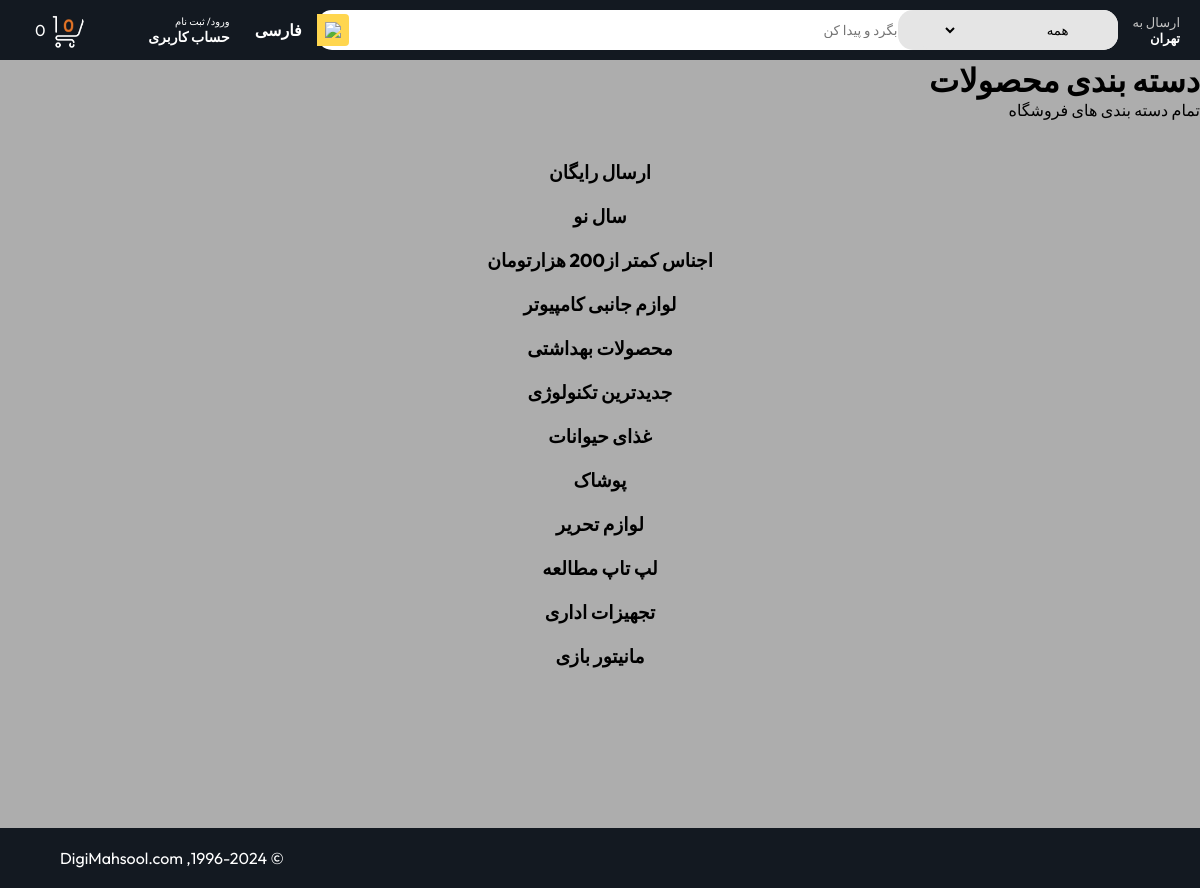
The page /category/ on the database its author committed.
### shop/models.py (models this page shows, shortened)
class Category(models.Model):
    name = models.CharField(max_length=250)

### shop/views.py (the view)
# urls.py: path('category/',category_summary, name='category_summary'),
def category_summary(request):
    all_cat = Category.objects.all()
    return render(request,'category_summary.html',{'category': all_cat})

### shop/templates/category_summary.html
{% extends 'base.html' %}
{% block content %}
<header class="bg-dark py-5">
            <div class="container px-4 px-lg-5 my-5">
                <div class="text-center text-white">
                    <h1 class="display-4 fw-bolder">دسته بندی محصولات </h1>
                    <p class="lead fw-normal text-white-50 mb-0">تمام دسته بندی های فروشگاه</p>
                </div>
            </div>
        </header>
<div class="container">
    <div class="row">
        <center>
            <div class="col-10">
                <br><br>
                <p align="justify">
                    {%for cat in category%}
                        <a href="{% url 'category' cat.name  %}"><h3>{{ cat.name }}</h3><br></a>
                    {%endfor%}
                </p>
                <br><br>
            </div>
        </center>
    </div>
</div>
{%endblock%}

### css/style.css (style rules this page uses)
* { padding: 0; margin: 0; box-sizing: border-box; font-family: Outfit; }
body { background: #adadad; }
a { text-decoration: none; color: inherit; }

### rows shown on the page
Category: name "سال نو"
Category: name "اجناس کمتر از200 هزارتومان"
Category: name "لوازم جانبی کامپیوتر"
Category: name "محصولات بهداشتی"
Category: name "جدیدترین تکنولوژی"
Category: name "غذای حیوانات"
Category: name "پوشاک"
Category: name "لوازم تحریر"
Category: name "لپ تاپ مطالعه"
Category: name "تجهیزات اداری"
Category: name "مانیتور بازی"

### other values the page prints
{{ cart|length }} "0"
